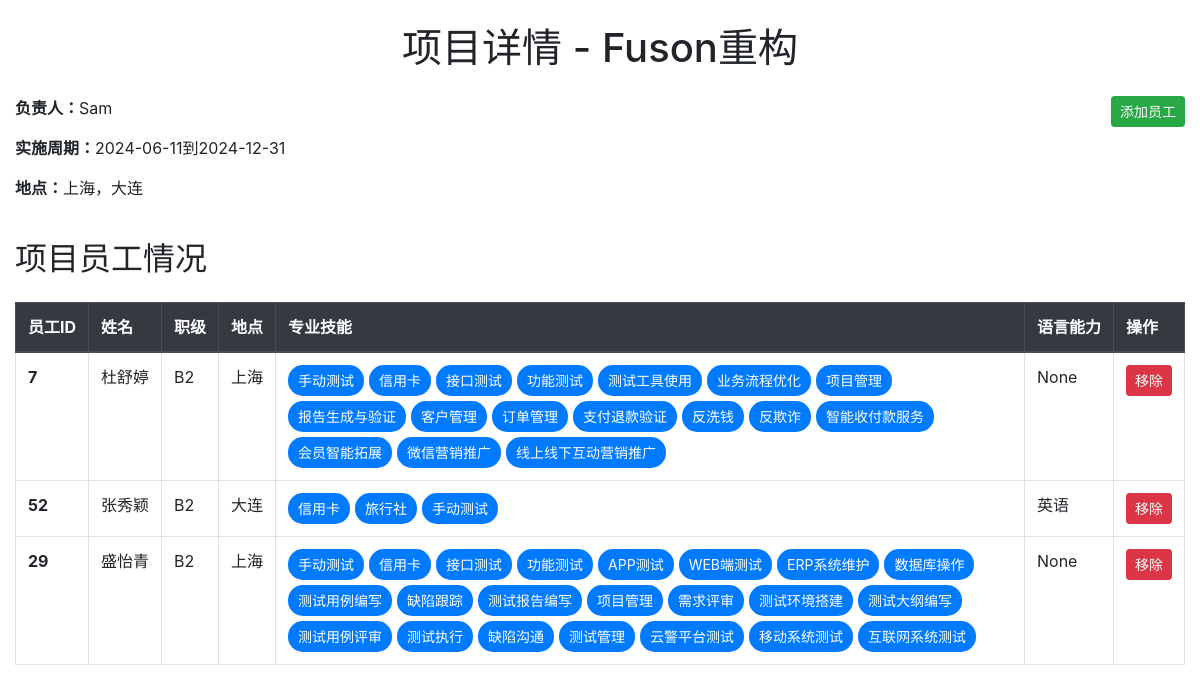
The app's page /projects/4/details with its own data.
### app/models/staff.py (models this page shows)
class Project(db.Model):
    __bind_key__ = 'staff'  # 使用 staff 数据库
    __tablename__ = 'projects'
    id = db.Column(db.Integer, primary_key=True)  # 项目ID
    project_name = db.Column(db.String(100), nullable=False)  # 项目名称
    responsible_person = db.Column(db.String(100), nullable=False)  # 负责人
    implementation_period = db.Column(db.String(100), nullable=False)  # 实施周期
    location = db.Column(db.String(100), nullable=False)  # 地点
    remote_allowed = db.Column(db.Boolean, default=False)  # 接受远程
    language_requirement = db.Column(db.String(100), nullable=False)  # 语言要求
    required_number = db.Column(db.Integer, nullable=False)  # 需求人数
    notes = db.Column(db.Text, nullable=True)  # 备注
    employees = db.relationship('ProjectEmployee', backref='project', lazy='dynamic')

class Employee(db.Model):
    __bind_key__ = 'staff'  # 使用 staff 数据库
    __tablename__ = 'employees'
    employee_id = db.Column(db.Integer, primary_key=True)
    name = db.Column(db.String(80), nullable=False)
    level = db.Column(db.String(20), nullable=True)
    location = db.Column(db.String(20), nullable=False)
    sex = db.Column(db.String(10), nullable=True)
    skill = db.Column(db.String(100), nullable=False)
    chai = db.Column(db.String(10), nullable=True)
    lang = db.Column(db.String(50), nullable=True)
    projects = db.relationship('ProjectEmployee', backref='employee', lazy='dynamic')

### app/blueprints/staffedit.py (the view)
@staffedit_bp.route('/projects/<int:project_id>/details')
def project_details(project_id):
    project = Project.query.get_or_404(project_id)  # 根据项目ID查询项目
    all_employees = Employee.query.all()
    project_employees = ProjectEmployee.query.filter_by(project_id=project_id).all()  # 查询项目相关的所有ProjectEmployee对象
    employees = [Employee.query.get(pe.employee_id) for pe in project_employees]  # 通过employee_id查询每个员工的详细信息
    return render_template('project_details.html', project=project, employees=employees,all_employees=all_employees)

### app/templates/project_details.html (shortened to what this page needs)
<!DOCTYPE html>
<html lang="en">
<head>
    <link rel="stylesheet" href="{{ url_for('static', filename='bootstrap.min.css') }}">
</head>
<body>
    <div class="container-fluid">
        <h1 class="text-center my-4">项目详情 - {{ project.project_name }}</h1>
        <div class="row">
            <div class="col-md-6">
                <p><strong>负责人：</strong>{{ project.responsible_person }}</p>
                <p><strong>实施周期：</strong>{{ project.implementation_period }}</p>
                <p><strong>地点：</strong>{{ project.location }}</p>
            </div>
            <div class="col-md-6 text-right">
                <button type="button" class="btn btn-success btn-sm" data-toggle="modal" data-target="#addEmployeeModal">
                    添加员工
                </button>
            </div>
        </div>
        <h2 class="my-4">项目员工情况</h2>
        <div class="table-responsive">
            <table class="table table-bordered table-hover">
                <thead class="thead-dark">
                    <tr>
                        <th scope="col">员工ID</th>
                        <th scope="col">姓名</th>
                        <th scope="col">职级</th>
                        <th scope="col">地点</th>
                        <th scope="col">专业技能</th>
                        <th scope="col">语言能力</th>
                        <th scope="col">操作</th>
                    </tr>
                </thead>
                <tbody>
                    {% for employee in employees %}
                    <tr>
                        <th scope="row" data-full="{{ employee.employee_id }}">{{ employee.employee_id }}</th>
                        <td data-full="{{ employee.name }}">{{ employee.name }}</td>
                        <td data-full="{{ employee.level }}">{{ employee.level }}</td>
                        <td data-full="{{ employee.location }}">{{ employee.location }}</td>
                        <td data-full="{{ employee.skill }}">
                            <div class="skill-tags">
                                {% for skill in employee.skill.split('/') %}
                                <span class="skill-tag">{{ skill }}</span>
                                {% endfor %}
                            </div>
                        </td>
                        <td data-full="{{ employee.lang }}">{{ employee.lang }}</td>
                        <td>
                            <button type="button" class="btn btn-danger btn-sm"
                                    data-employee-id="{{ employee.employee_id }}"
                                    data-project-id="{{ project.id }}"
                                    onclick="removeEmployee(this)">
                                移除
                            </button>
                        </td>
                    </tr>
                    {% endfor %}
                </tbody>
            </table>
        </div>
    </div>
</body>
</html>

### app/templates/project_details.html (style rules this page uses)
.table-responsive { width: 100%; overflow-x: auto; }
.table th, .table td { white-space: nowrap; overflow: hidden; text-overflow: ellipsis; max-height: 30px; }
.skill-tags { display: flex; flex-wrap: wrap; gap: 5px; }
.skill-tag { background-color: #007bff; color: white; padding: 5px 10px; border-radius: 15px; font-size: 0.875rem; }

### records on screen
Project: project_name "Fuson重构", responsible_person "Sam", implementation_period "2024-06-11到2024-12-31", location "上海，大连"
Employee: employee_id "7", name "杜舒婷", level "B2", location "上海", skill "手动测试" "信用卡" "接口测试" "功能测试" "测试工具使用" "业务流程优化" "项目管理" "报告生成与验证" "客户管理" "订单管理" "支付退款验证" "反洗钱" "反欺诈" "智能收付款服务" "会员智能拓展" "微信营销推广" "线上线下互动营销推广", lang "None"
Employee: employee_id "52", name "张秀颖", level "B2", location "大连", skill "信用卡" "旅行社" "手动测试", lang "英语"
Employee: employee_id "29", name "盛怡青", level "B2", location "上海", skill "手动测试" "信用卡" "接口测试" "功能测试" "APP测试" "WEB端测试" "ERP系统维护" "数据库操作" "测试用例编写" "缺陷跟踪" "测试报告编写" "项目管理" "需求评审" "测试环境搭建" "测试大纲编写" "测试用例评审" "测试执行" "缺陷沟通" "测试管理" "云警平台测试" "移动系统测试" "互联网系统测试", lang "None"
